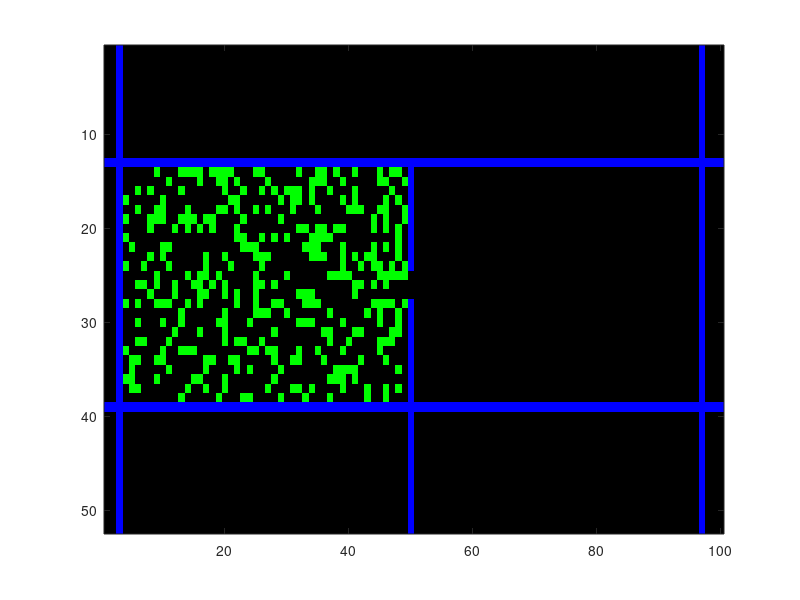

The MATLAB script that drew this image: (Note: this script raises an error after producing the figure.)
%CA driver
%HPP-gas
clear all
clf
nx=52; %must be divisible by 4
ny=100;
z=zeros(nx,ny);
o=ones(nx,ny);
sand = z ;
sandNew = z;
gnd = z ;
diag1 = z;
diag2 = z;
and12 = z;
or12 = z;
sums = z;
orsum = z;
gnd(1:nx,ny-3)=1 ; % right ground line
gnd(1:nx,3)=1 ; % left ground line
gnd(nx/4:nx/2-2,ny/2)=1; %the hole line
gnd(nx/2+2:nx,ny/2)=1; %the hole line
gnd(nx/4, 1:ny) = 1; %top line
gnd(3*nx/4, 1:ny) = 1 ;%bottom line
%fill the left side
r = rand(nx,ny);
sand(nx/4+1:3*nx/4-1, 4:ny/2-1) = r(nx/4+1:3*nx/4-1, 4:ny/2-1)<0.3;
%sand(nx/4+1:3*nx/4-1, ny*.75:ny-4) = r(nx/4+1:3*nx/4-1, ny*.75:ny-4)<0.75;
%sand(nx/2,ny/2) = 1;
%sand(nx/2+1,ny/2+1) = 1;
imh = image(cat(3,z,sand,gnd));
set(imh, 'erasemode', 'none')
axis equal
axis tight
 
for i=1:1000
 p=mod(i,2); %margolis neighborhood

 %upper left cell update
 xind = [1+p:2:nx-2+p];
 yind = [1+p:2:ny-2+p];

 %See if exactly one diagonal is ones
 %only (at most) one of the following can be true!
 diag1(xind,yind) = (sand(xind,yind)==1) & (sand(xind+1,yind+1)==1) & ...
 (sand(xind+1,yind)==0) & (sand(xind,yind+1)==0);

 diag2(xind,yind) = (sand(xind+1,yind)==1) & (sand(xind,yind+1)==1) & ...
 (sand(xind,yind)==0) & (sand(xind+1,yind+1)==0);

 %The diagonals both not occupied by two particles
 and12(xind,yind) = (diag1(xind,yind)==0) & (diag2(xind,yind)==0);

 %One diagonal is occupied by two particles
 or12(xind,yind) = diag1(xind,yind) | diag2(xind,yind);

 %for every gas particle see if it near the boundary
 sums(xind,yind) = gnd(xind,yind) | gnd(xind+1,yind) | ...
 gnd(xind,yind+1) | gnd(xind+1,yind+1) ;

 % cell layout:
 % x,y x+1,y
 % x,y+1 x+1,y+1
 %If (no walls) and (diagonals are both not occupied)
 %then there is no collision, so move opposite cell to current cell
 %If (no walls) and (only one diagonal is occupied)
 %then there is a collision so move ccw cell to the current cell
 %If (a wall)
 %then don't change the cell (causes a reflection)
 sandNew(xind,yind) = ...
 (and12(xind,yind) & ~sums(xind,yind) & sand(xind+1,yind+1)) + ...
 (or12(xind,yind) & ~sums(xind,yind) & sand(xind,yind+1)) + ...
 (sums(xind,yind) & sand(xind,yind));

 sandNew(xind+1,yind) = ...
 (and12(xind,yind) & ~sums(xind,yind) & sand(xind,yind+1)) + ...
 (or12(xind,yind) & ~sums(xind,yind) & sand(xind,yind))+ ...
 (sums(xind,yind) & sand(xind+1,yind));
 
 sandNew(xind,yind+1) = ...
 (and12(xind,yind) & ~sums(xind,yind) & sand(xind+1,yind)) + ...
 (or12(xind,yind) & ~sums(xind,yind) & sand(xind+1,yind+1))+ ...
 (sums(xind,yind) & sand(xind,yind+1));

 sandNew(xind+1,yind+1) = ...
 (and12(xind,yind) & ~sums(xind,yind) & sand(xind,yind)) + ...
 (or12(xind,yind) & ~sums(xind,yind) & sand(xind+1,yind))+ ...
 (sums(xind,yind) & sand(xind+1,yind+1));

 sand = sandNew;

 set(imh, 'cdata', cat(3,z,sand,gnd) )
 drawnow
end 